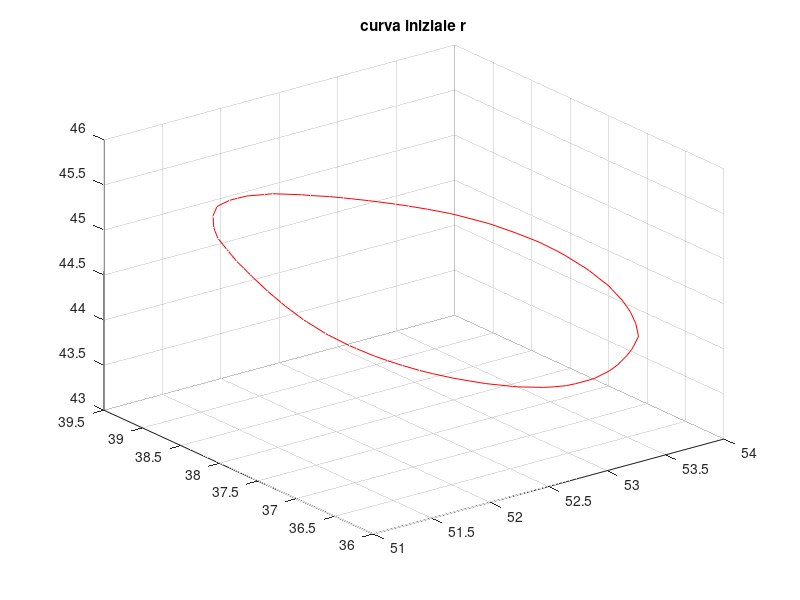

MATLAB code for this plot: (Note: this script raises an error after producing the figure.)
clc
clear all
close all
addpath('C:\Users\Leo\Documents\MATLAB\Add-Ons\Collections\NURBS',...
'C:\Users\Leo\Documents\MATLAB\Add-Ons\Collections\nurbs_toolbox',...
'C:\Users\Leo\Documents\MATLAB\Add-Ons\Collections\My_Function');
%% LS con curva di grado 3 e 6 punti
load('data_model.mat')
x=data_model(:,1); y=data_model(:,2); z=data_model(:,3);
figure; plot3(x,y,z,'r'); grid on; title('curva iniziale r' )
[pti  Cpti]=nrb_approx(x,y,z,11,2,1.e-7,20,100);
hold on
%plot3(pti(1,:),pti(2,:),pti(3,:),'b')
%  hold on;
% figure
% nrbplot(Cpti,1000)
%%
sud=round(numel(x)/4);
x1=x(1:sud+1)';
y1=y(1:sud+1)';
z1=z(1:sud+1)';
x4=x(sud+1:2*sud)';
y4=y(sud+1:2*sud)';
z4=z(sud+1:2*sud)';
x3=x(end:-1:end-sud)';
y3=y(end:-1:end-sud)';
z3=z(end:-1:end-sud)';
x2=x(end-sud:-1:2*sud)';
y2=y(end-sud:-1:2*sud)';
z2=z(end-sud:-1:2*sud)';
figure
n=10;
d=2;

[N1pti  U1]=nrb_approx(x1',y1',z1',n,d,1.e-7,20,100);
hold on;
plot3(N1pti(1,:),N1pti(2,:),N1pti(3,:),'r','LineWidth',2)

[N2pti  U2]=nrb_approx(x2',y2',z2',n,d,1.e-7,20,100);
hold on;
plot3(N2pti(1,:),N2pti(2,:),N2pti(3,:),'g','LineWidth',2)

[N3pti  V1]=nrb_approx(x3',y3',z3',n,d,1.e-7,20,100);
hold on;
plot3(N3pti(1,:),N3pti(2,:),N3pti(3,:),'b','LineWidth',2)

[N4pti  V2]=nrb_approx(x4',y4',z4',n,d,1.e-7,20,100);
hold on;
plot3(N4pti(1,:),N4pti(2,:),N4pti(3,:),'y','LineWidth',2)

%figure
nrbeval (U1, U1.knots(1)) - nrbeval (V1, V1.knots(1))
nrbeval (U1, U1.knots(end)) - nrbeval (V2, V2.knots(1))
nrbeval (U2, U2.knots(1)) - nrbeval (V1, V1.knots(end))
nrbeval (U2, U2.knots(end)) - nrbeval (V2, V2.knots(end))
P = nrbcoons(U1, U2, V1, V2);
nrbplot(P,[20 20]);hold on;
plot3(x,y,z,'b')
